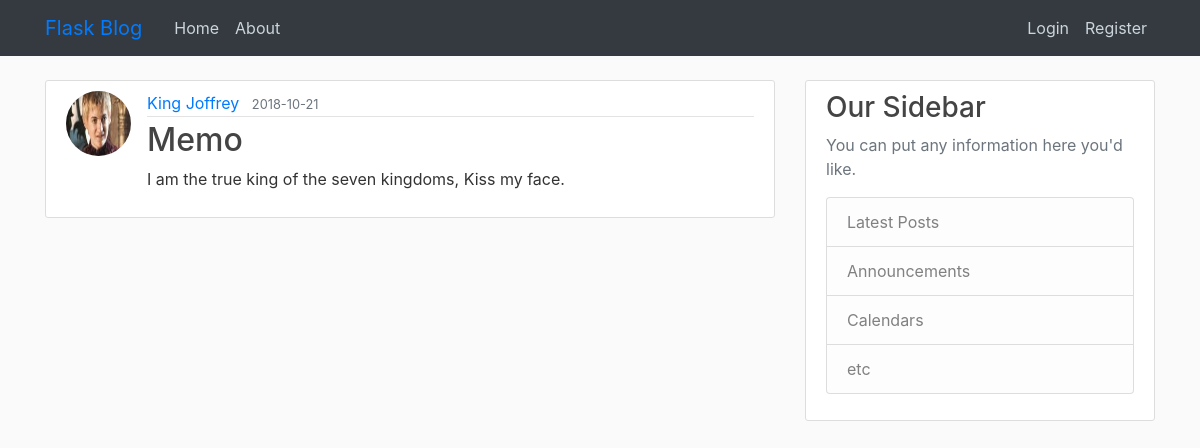
The page /post/17 on the database as committed earlier.
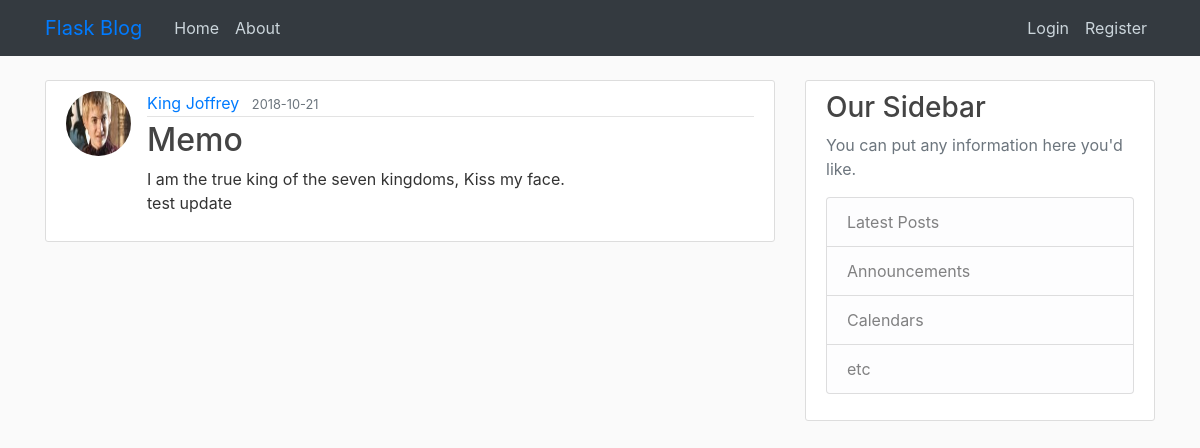
The same page on the database as committed later.
### flaskblog/models.py (models this page shows, shortened)
class Post(db.Model):
    id = db.Column(db.Integer, primary_key=True)
    title = db.Column(db.String(100), nullable=False)
    date_posted = db.Column(db.DateTime, nullable=False,
                            default=datetime.utcnow)
    content = db.Column(db.Text, nullable=False)
    user_id = db.Column(db.Integer, db.ForeignKey('user.id'), nullable=False)

### flaskblog/posts/routes.py (the view)
@posts.route("/post/<int:post_id>")
def post(post_id):
    post = Post.query.get_or_404(post_id)
    return render_template('post.html', title=post.title, post=post)

### flaskblog/templates/post.html (shortened to what this page needs)
{% extends "layout.html" %}
{% block content %}
<article class="media content-section">
   <img class="rounded-circle article-img" src="{{ url_for('static', filename='profile_pics/' + post.author.image_file) }}">
   <div class="media-body">
      <div class="article-metadata">
         <a class="mr-2" href="{{ url_for('users.user_posts', username=post.author.username) }}">{{
            post.author.username }}</a>
         <small class="text-muted">{{ post.date_posted.strftime('%Y-%m-%d') }}</small>
      </div>
      <h2 class="article-title">{{ post.title }}</h2>
      <p class="article-content">{{ post.content }}</p>
   </div>
</article>
{% endblock content %}

Rows that differ between the two databases and show on the page:
changed Post "Memo": content "I am the true king of the seven kingdoms, Kiss my face." → "I am the true king of the seven kingdoms, Kiss my face. test update"
